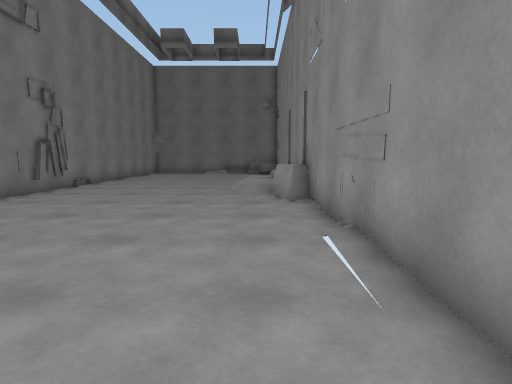
View 1 (above)

13 first-person views from a walk through a 3-D level made in the Unity game engine. The camera is 1.2 m above the floor, tilts 6° down and sees 75° across. The floor is counted in squares, 1 m on a side. Each view is taken from the middle of a square. On the plan, view 1 faces up. The plan holds only what a view shows up to about 14 squares ahead; the rest is blank. The place goes on beyond the plan.

View 2
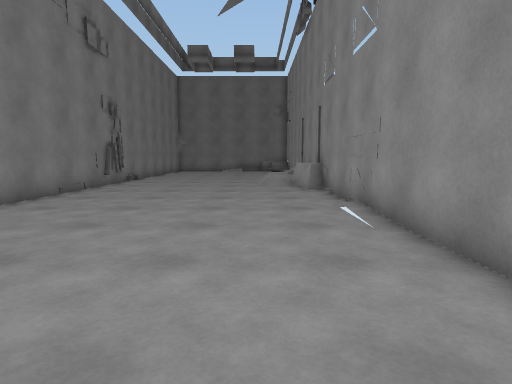

View 3
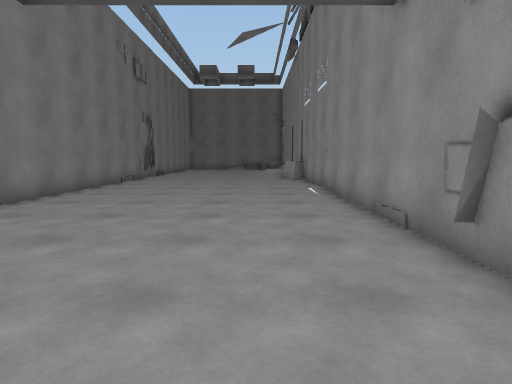

View 4
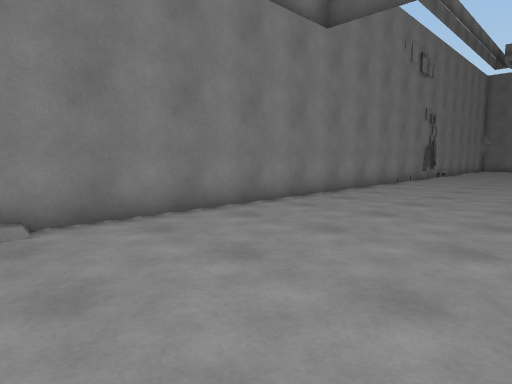

View 5
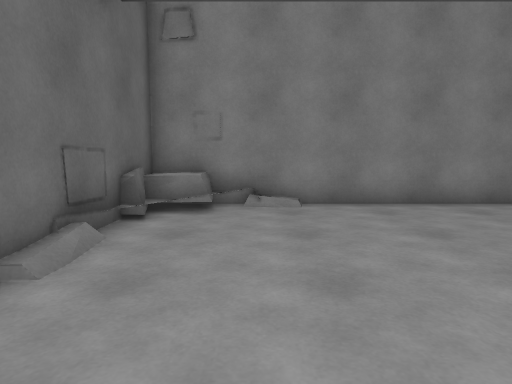

View 6
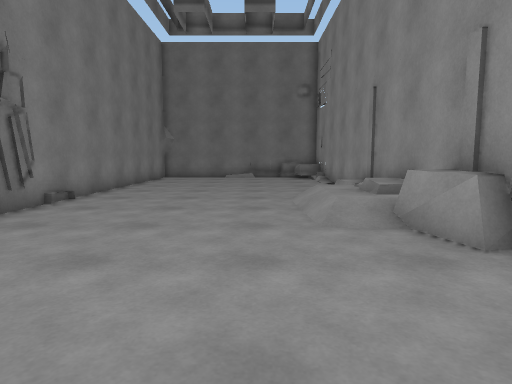

View 7
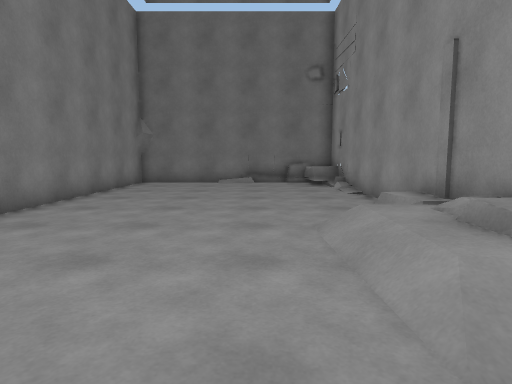

View 8
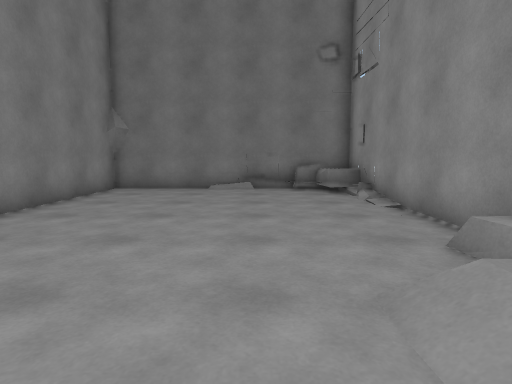

View 9
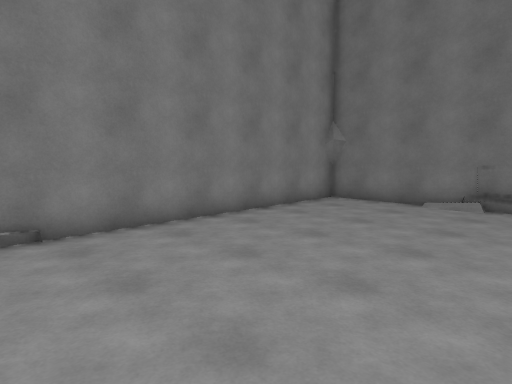

View 10
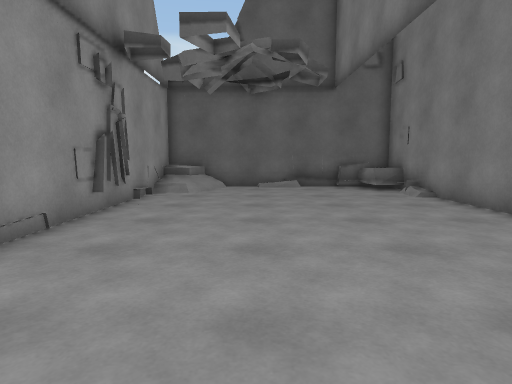

View 11
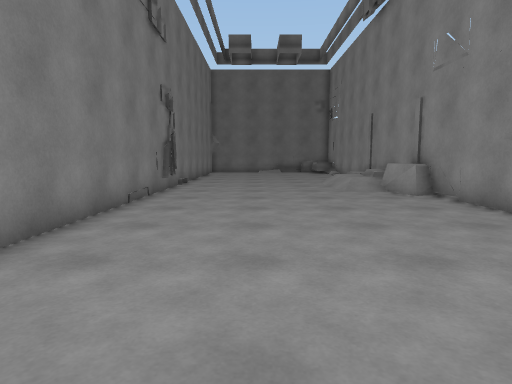

View 12
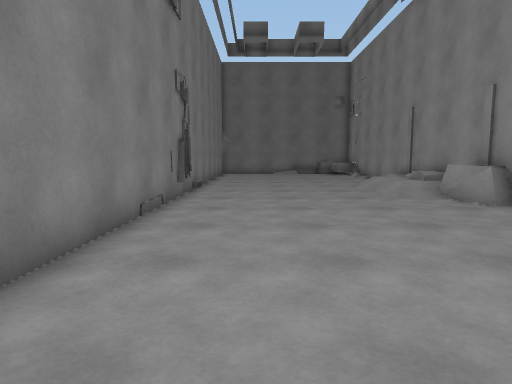

View 13
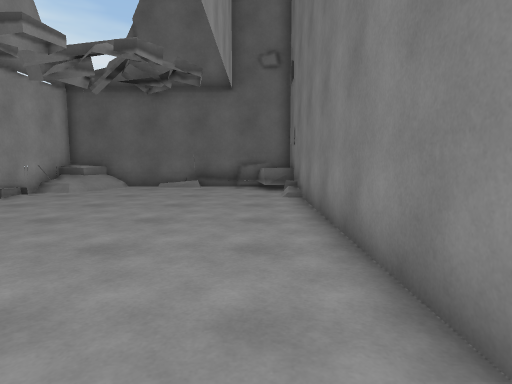

### Floor plan
Key: @ floor where view 1 was taken; # wall or solid block; . main floor; : floor 0.25 m higher than the main floor; + floor 0.5 m higher than the main floor; * floor 0.75 m higher than the main floor; / step, stairs or slope; = window, fence, low wall or low ledge; O other object.
Columns run from 8 left of view 1 to 2 right of it. Each row starts with its distance up from view 1.
 25 ###########
 24 #......::##
 23 #......./=#
 22 #......../#
 21 #......../#
 20 #.........#
 19 #.........#
 18 #.........#
 17 #.........#
 16 #........##
 15 #....... ##
 14 #......///#
 13 #....../+ #
 12 #......///#
 11 #......./##
 10 #........##
  9 #........##
  8 #.........#
  7 #.........#
  6 #.........#
  5 #......../#
  4 #.........#
  3 #.........#
  2 #.........#
  1 #.........#
  0 #.......@.#
 -1 #.........#
 -2 #.........#
 -3 #.........#
 -4 #.........#
 -5 #.........#
 -6 #.........#
 -7 #/........#
 -8 ##........#
 -9  #O.....//#
-10  ##O..../*#
-11  ##########

Where each view was taken, in squares from view 1:
view 1: 0 up, 0 right, facing up
view 2: 3 down, 1 left, facing up
view 3: 8 down, 1 left, facing up
view 4: 8 down, 1 left, facing up-left
view 5: 8 down, 1 right, facing left
view 6: 5 up, 2 left, facing up
view 7: 9 up, 2 left, facing up
view 8: 12 up, 2 left, facing up
view 9: 13 up, 0 right, facing up-left
view 10: 3 up, 2 left, facing down
view 11: 1 down, 4 left, facing up
view 12: 1 up, 5 left, facing up
view 13: 3 up, 6 left, facing down
